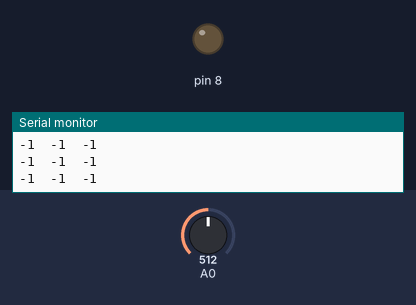
Bench run of a sketch on a simulated Arduino Uno, built with avr-gcc and run on an emulated ATmega328P. On the bench: output pins drawn as LEDs (lit = HIGH), the last lines printed to the serial monitor. The inputs (shaded band) are chosen by the test bench; at power-on: A0 = 512. Pins used as bus, display or sensor lines are not drawn.

Above: at 1.2 s.
1.3 s: A0 set to 716
4.3 s: A0 set to 709
At 7.1 s:
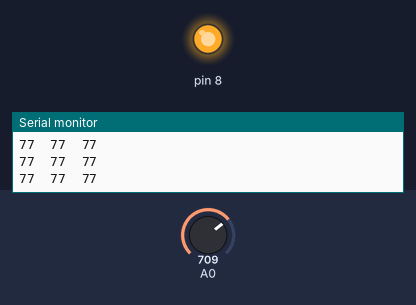
7.3 s: A0 set to 900
At 7.7 s:
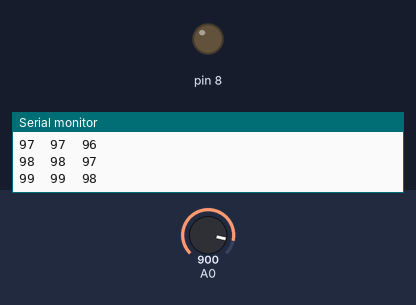
Timing chart, 0 to 10.3 s (numbered marks = the images above; inputs shaded):
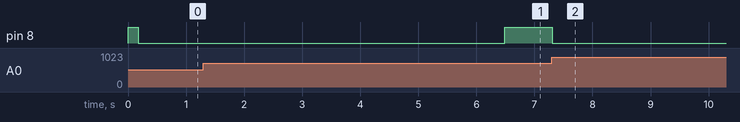

The sketch:

TB6560_Stepper_Position_Control.ino
```cpp
// Position Control using TB6560 and stepper Motor
// Author:  Shail Jadav
// Contact: https://shailjadav.github.io
// I believe in sharing, and it's my way to make the world a better place. If this code helps you in any way, consider doing one good thing for the world!
//Enjoy!
// Global Variables
int val=0;
int val1=0;
int val2=0;
int fcount=0;
int Gs=0;
//Kalmas Filter for better noise cancellation
#include <SimpleKalmanFilter.h>
SimpleKalmanFilter simpleKalmanFilter(2, 4, 0.001);
void setup()
{
Serial.begin(9600);
pinMode(8, OUTPUT);
pinMode(9, OUTPUT);
pinMode(13, OUTPUT);
digitalWrite(8, LOW); //Dir+
digitalWrite(9, LOW);  //CLK+
digitalWrite(13, LOW);  //Sts
}

int stepRotation(int s)
{
  if((s-fcount) >0)
  {
  int c=s-fcount;
  for (int i = 0; i < c; i++)
  {
  digitalWrite(9, HIGH);
  delayMicroseconds(500);
  digitalWrite(9, LOW);
  delayMicroseconds(500);
  digitalWrite(8, LOW);
  digitalWrite(13, HIGH);  //Sts
 }
  fcount=fcount+1;
  Gs=s;
 }

  if((s-fcount) < 0)
  {
  int c=fcount-s;
  for (int i = 0; i < c; i++)
  {
  digitalWrite(9, HIGH);
  delayMicroseconds(500);
  digitalWrite(9, LOW);
  delayMicroseconds(500);
  digitalWrite(8, HIGH);
  digitalWrite(13, LOW);  //Sts
   }
  fcount=fcount-1;
  Gs=s;
   }

 if((s-fcount) == 0)
  {
  int cp=s;
  digitalWrite(9, LOW);
  delayMicroseconds(500);
  digitalWrite(9, LOW);
  fcount=fcount;
  s=s;
  Gs=s;
  digitalWrite(13, LOW);  //Sts
 }
 }

void loop()
{
   int c=analogRead(A0);  //Potentio Meter
   float ev = simpleKalmanFilter.updateEstimate(c);
   val1= map(ev, 0, 1023, -200, 200);
   stepRotation(val1);
   Serial.print(val1);
   Serial.print("\t");
   Serial.print(Gs);
   Serial.print("\t");
   Serial.println(fcount);

}
```

Measured:
- after the input at 4.3 s, pin 8: LOW → HIGH after 2.2 s
- after the input at 7.3 s, pin 8: HIGH → LOW at once
